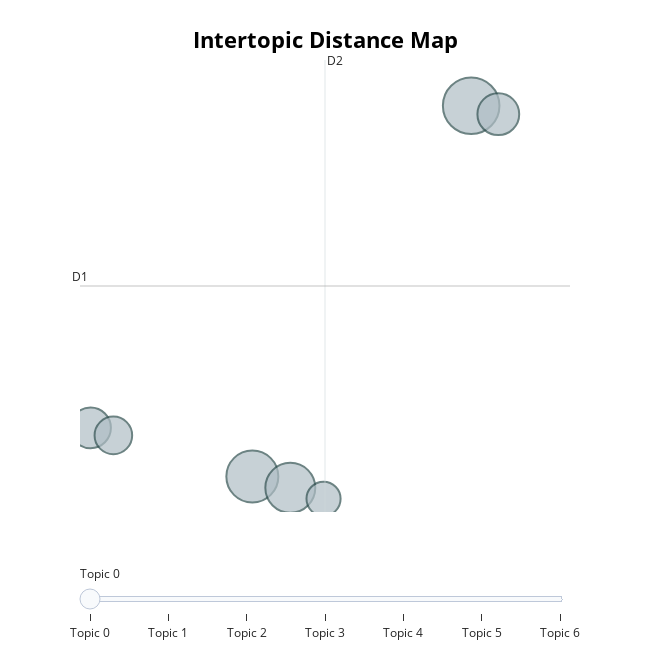

Write notebook code for a chart like this one.
### Code cell
# Visualize the topics
topic_model.visualize_topics()

### Figure 1 — Plotly figure (JSON) as saved in the notebook; plotly's stock layout.template omitted (floating-point values rounded to 4 significant figures)
{"data": [{"customdata": [[0, "王 | 天 | 子 | 下 | 君", 77], [1, "孔子 | 天 | 民 | 子 | 此", 65], [2, "子 | 天 | 行 | 道 | 礼", 60], [3, "公 | 王 | 君 | 下 | 天", 42], [4, "能 | 言 | 行 | 孔子 | 然", 40], [5, "天 | 王 | 大 | 能 | 孟子", 34], [6, "测 | 仁 | 君子 | 次 | 忠", 28]], "hovertemplate": "<b>Topic %{customdata[0]}</b><br>%{customdata[1]}<br>Size: %{customdata[2]}", "legendgroup": "", "marker": {"color": "#B0BEC5", "line": {"color": "DarkSlateGrey", "width": 2}, "size": [77, 65, 60, 42, 40, 34, 28], "sizemode": "area", "sizeref": 0.04813, "symbol": "circle"}, "mode": "markers", "name": "", "orientation": "v", "showlegend": false, "type": "scatter", "x": [5.554, 2.858, 3.326, 5.888, 0.8643, 1.146, 3.735], "xaxis": "x", "y": [12.23, -2.616, -3.069, 11.89, -0.6672, -0.9693, -3.511], "yaxis": "y"}], "layout": {"annotations": [{"showarrow": false, "text": "D1", "x": 0.7346, "y": 5.012, "yshift": 10}, {"showarrow": false, "text": "D2", "x": 3.753, "xshift": 10, "y": 14.06}], "height": 650, "hoverlabel": {"bgcolor": "white", "font": {"family": "Rockwell", "size": 16}}, "legend": {"itemsizing": "constant", "tracegroupgap": 0}, "margin": {"t": 60}, "shapes": [{"line": {"color": "#CFD8DC", "width": 2}, "type": "line", "x0": 3.753, "x1": 3.753, "y0": -4.037, "y1": 14.06}, {"line": {"color": "#9E9E9E", "width": 2}, "type": "line", "x0": 0.7346, "x1": 6.772, "y0": 5.012, "y1": 5.012}], "sliders": [{"active": 0, "pad": {"t": 50}, "steps": [{"args": [{"marker.color": [["red", "#B0BEC5", "#B0BEC5", "#B0BEC5", "#B0BEC5", "#B0BEC5", "#B0BEC5"]]}], "label": "Topic 0", "method": "update"}, {"args": [{"marker.color": [["#B0BEC5", "red", "#B0BEC5", "#B0BEC5", "#B0BEC5", "#B0BEC5", "#B0BEC5"]]}], "label": "Topic 1", "method": "update"}, {"args": [{"marker.color": [["#B0BEC5", "#B0BEC5", "red", "#B0BEC5", "#B0BEC5", "#B0BEC5", "#B0BEC5"]]}], "label": "Topic 2", "method": "update"}, {"args": [{"marker.color": [["#B0BEC5", "#B0BEC5", "#B0BEC5", "red", "#B0BEC5", "#B0BEC5", "#B0BEC5"]]}], "label": "Topic 3", "method": "update"}, {"args": [{"marker.color": [["#B0BEC5", "#B0BEC5", "#B0BEC5", "#B0BEC5", "red", "#B0BEC5", "#B0BEC5"]]}], "label": "Topic 4", "method": "update"}, {"args": [{"marker.color": [["#B0BEC5", "#B0BEC5", "#B0BEC5", "#B0BEC5", "#B0BEC5", "red", "#B0BEC5"]]}], "label": "Topic 5", "method": "update"}, {"args": [{"marker.color": [["#B0BEC5", "#B0BEC5", "#B0BEC5", "#B0BEC5", "#B0BEC5", "#B0BEC5", "red"]]}], "label": "Topic 6", "method": "update"}]}], "title": {"font": {"color": "Black", "size": 22}, "text": "<b>Intertopic Distance Map</b>", "x": 0.5, "xanchor": "center", "y": 0.95, "yanchor": "top"}, "width": 650, "xaxis": {"anchor": "y", "domain": [0, 1], "range": [0.7346, 6.772], "title": {"text": ""}, "visible": false}, "yaxis": {"anchor": "x", "domain": [0, 1], "range": [-4.037, 14.06], "title": {"text": ""}, "visible": false}}}
